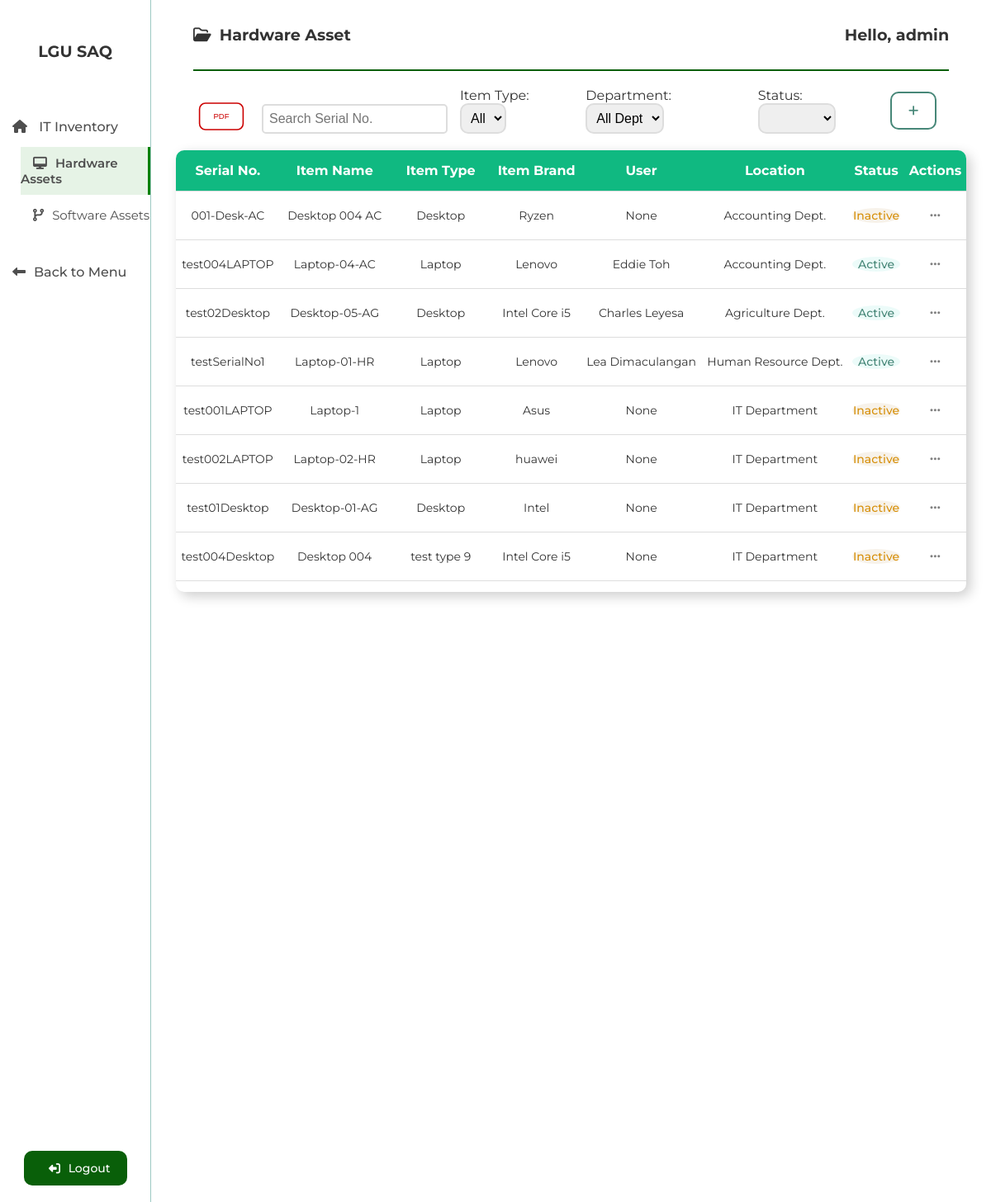
/IT_Asset_Inventory/hardware_assets.php (signed in), run on the app's committed database.
### tables this page shows
CREATE TABLE `hardware_asset` (
  `id` int(11) NOT NULL,
  `item_name` varchar(255) NOT NULL,
  `serial_no` varchar(255) NOT NULL,
  `item_type` varchar(255) NOT NULL,
  `item_brand` varchar(255) NOT NULL,
  `manufacturer` varchar(255) NOT NULL,
  `hardware_description` varchar(255) NOT NULL,
  `user` varchar(255) NOT NULL,
  `curr_location` varchar(255) NOT NULL,
  `curr_status` varchar(255) NOT NULL,
  `created_at` timestamp NOT NULL DEFAULT current_timestamp()
);

### IT_Asset_Inventory/hardware_assets.php (the view, shortened to what this page needs)
<?php
  require("../config/db_config.php");
   $username = $_SESSION["username"];
    $sql = "SELECT * FROM hardware_asset ORDER BY curr_location";
    $result = mysqli_query($conn, $sql);
    $assets = mysqli_fetch_all($result, MYSQLI_ASSOC);
?>
<!DOCTYPE html>
<html lang="en">
  <head>
    <link rel="stylesheet" href="../CSS/style.css" />
    <link rel="stylesheet" href="../CSS/utilities.css" />
    <link
      rel="stylesheet"
      href="https://cdnjs.cloudflare.com/ajax/libs/font-awesome/6.4.2/css/all.min.css"
    />
  </head>
  <body>
  <?php include("../inc/sidebar.php") ?>
    <section class="main-dashboard bg-light-primary">
        <div class="container">
          <div id="top-header" class="flex flex-just-sb ">
                  <h2 class="txt-md"><i class="fa-regular fa-folder-open mr-1"></i>Hardware Asset</h2>
                  <h1 class="txt-md my-3">Hello, <?php echo $username?></h1>
            </div>
        <form action="generate-ha-pdf.php" method="POST" class="functions-form-group flex flex-just-sb my-2">
          <div class="form-left flex flex-just-left flex-align-right">
            <div class="form-control">
              <input type="submit" name="create-pdf" id="create-pdf" value="PDF" class="btn btn-red-outline btn-sm">
            </div>
            <div class="form-control">
              <input
                type="text"
                id="asset-filter-input"
                placeholder="Search Serial No."
              />
            </div>
            <div class="form-control">
              <label for="item-type">Item Type: </label>
              <select name="item-type" id="item-type-select">
                <option value="all">All</option>
              </select>
            </div>
            <div class="form-control">
              <label for="department">Department: </label>
              <select name="department" id="department-select">
                <option value="all">All Dept</option>
              </select>
            </div>
            <div class="form-control">
              <label for="status">Status: </label>
              <select name="status" id="status-select">
                <option value="all"></option>
                <option value="Active">Active</option>
              </select>
            </div>
          </div>
          <div class="form-control">
              <a href="add_hardware_asset.php" class="btn btn-outline btn-add td-align-center">
                 <i class="fas fa-add"></i>
              </a>
            </div>
        </form>
        </div>
        <div class="asset-records mx-3">
          <table>
            <thead class="asset-property">
                  <th>Serial No.</th>
                  <th>Item Name</th>
                  <th>Item Type</th>
                  <th>Item Brand</th>
                  <th>User</th>
                  <th>Location</th>
                  <th>Status</th>
                  <th>Actions</th>
            </thead>
            <tbody >
                <?php foreach($assets as $asset): ?>
                <tr class="record">
                    <td class="data"><?php echo $asset["serial_no"]?></td>
                    <td class="data"><?php echo $asset["item_name"]?></td>
                    <td class="data item-type"><?php echo $asset["item_type"]?></td>
                    <td class="data"><?php echo $asset["item_brand"]?></td>
                    <td class="data"><?php echo $asset["user"]?></td>
                    <td class="data location"><?php echo $asset["curr_location"]?></td>
                    <td class="data <?php if($asset["curr_status"] == "Active") echo "active-state"?> <?php if($asset["curr_status"] == "Inactive") echo "inactive-state"?>"><p><?php echo $asset["curr_status"]?></p></td>
                    <td class="data actions"><i class="fas fa-ellipsis ellipse action"></i>
                    </td>
                </tr>
                <?php endforeach; ?>
              </tbody>
          </table>
        </div>
      </section>
  </body>
</html>

### CSS/style.css (style rules this page uses)
* { box-sizing: border-box; margin: 0; padding: 0; }
body { height: 100vh; font-family: "Montserrat", sans-serif; color: #333333; background: #edf2f4; display: flex; }
a { text-decoration: none; color: #333333; }
h1, h2, h3, h4 { margin: 10px 0; }
p { margin: 10px 0; }
.txt-md { font-size: 1.2rem; }
.btn { display: inline-block; padding: 12px 20px; border: none; font-size: 14px; font-weight: 500; border-radius: 10px; cursor: pointer; transition: all 200ms ease-in-out; }
.btn-outline { background: transparent; border: 2px solid #478778; color: #478778; transition: all 0.2s ease-in; }
.btn-red-outline { background: transparent; color: #cc0000; border: 2px solid #cc0000; transition: all 0.2s ease-in; }
.btn-sm { font-size: 12px; }
.main-dashboard { position: relative; max-height: 100vh; width: 100%; overflow-y: hidden; }
.functions-form-group { display: flex; justify-content: space-between; align-items: center; width: 100%; }
.form-control { display: inline-block; margin-right: 15px; }
.form-control #asset-filter-input { font-size: 16px; padding: 7px; border-radius: 5px; border: 2px solid #ddd; outline: none; }
.form-control select { font-size: 16px; padding: 7px; border-radius: 10px; outline: none; border: 2px solid #ddd; }
.asset-records { margin-top: 30px; border: none; box-shadow: 5px 5px 15px rgba(0, 0, 0, 0.2); border-radius: 10px; height: 535px; overflow-y: scroll; overflow-x: hidden; }
.asset-records table { width: 100%; border-collapse: collapse; border: none; width: 100%; text-align: center; }
.asset-records .asset-property { position: sticky; background-color: rgb(16 185 129); top: 0; }
.asset-records tbody { overflow-y: scroll; }
.asset-records tr { border-bottom: 1px solid #ddd; }
.asset-records th { font-size: 16px; padding: 15px 5px; border: 1px solid #333; border: none; font-weight: 700; }
.asset-records td { font-size: 15px; padding: 15px 5px; border: 1px solid #333; border: none; overflow: visible; }
.asset-records td { padding: 10px 5px; font-size: 14px; }
.asset-records td.active-state p { border-radius: 50%; border: none; background: rgba(192, 241, 234, 0.3); color: #478778; font-weight: 500; }
.asset-records td.inactive-state p { border-radius: 50%; border: none; background: rgba(227, 212, 184, 0.3); color: #d7900c; font-weight: 500; }
.asset-records .ellipse { padding: 10px; border-radius: 50%; cursor: pointer; transition: all 0.2s ease-in; color: #808080; }
.asset-records .actions { position: relative; }
#top-header { border-bottom: 2px solid rgb(9, 95, 9); }
thead { position: sticky; background: #009879; color: #fff; z-index: 20; }
th { font-size: 16px; padding: 15px 5px; border: 1px solid #333; border: none; font-weight: 700; }
tr { border-bottom: 1px solid #ddd; }
td { font-size: 15px; padding: 15px 5px; border: 1px solid #333; border: none; overflow: visible; }

### CSS/utilities.css (style rules this page uses)
.container { width: 90%; margin: 0 auto; }
.flex { display: flex; justify-content: center; align-items: center; width: 100%; }
.flex-just-sb { justify-content: space-between; }
.flex-just-left { justify-content: flex-start; }
.flex-align-right { align-items: flex-end; }
.inactive-state { color: #f9a812; font-weight: 600; }
.btn-sm { scale: 0.8; }
.bg-light-primary { background: #fff; }
.td-align-center { text-align: center; }
.my-2 { margin: 20px 0; }
.my-3 { margin: 30px 0; }
.mx-3 { margin: 0 30px; }
.mr-1 { margin-right: 10px; }
.ellipse { cursor: pointer; }

### data on the page
hardware_asset: serial_no "001-Desk-AC", item_name "Desktop 004 AC", item_type "Desktop", item_brand "Ryzen", user "None", curr_location "Accounting Dept.", curr_status "Inactive"
hardware_asset: serial_no "test004LAPTOP", item_name "Laptop-04-AC", item_type "Laptop", item_brand "Lenovo", user "Eddie Toh", curr_location "Accounting Dept.", curr_status "Active"
hardware_asset: serial_no "test02Desktop", item_name "Desktop-05-AG", item_type "Desktop", item_brand "Intel Core i5", user "Charles Leyesa", curr_location "Agriculture Dept.", curr_status "Active"
hardware_asset: serial_no "testSerialNo1", item_name "Laptop-01-HR", item_type "Laptop", item_brand "Lenovo", user "Lea Dimaculangan", curr_location "Human Resource Dept.", curr_status "Active"
hardware_asset: serial_no "test001LAPTOP", item_name "Laptop-1", item_type "Laptop", item_brand "Asus", user "None", curr_location "IT Department", curr_status "Inactive"
hardware_asset: serial_no "test002LAPTOP", item_name "Laptop-02-HR", item_type "Laptop", item_brand "huawei", user "None", curr_location "IT Department", curr_status "Inactive"
hardware_asset: serial_no "test01Desktop", item_name "Desktop-01-AG", item_type "Desktop", item_brand "Intel", user "None", curr_location "IT Department", curr_status "Inactive"
hardware_asset: serial_no "test004Desktop", item_name "Desktop 004", item_type "test type 9", item_brand "Intel Core i5", user "None", curr_location "IT Department", curr_status "Inactive"

### other printed values
$username "admin"
